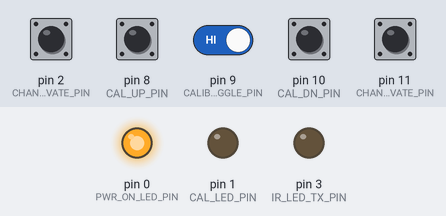
A sketch run on a simulated Arduino Uno, built with avr-gcc and run on an emulated ATmega328P. Shown: output pins drawn as LEDs (lit = HIGH). Dashed ring = blinking. The inputs (shaded band) are chosen by the test bench; at power-on: pin 2 (CHANNEL_1_ACTIVATE_PIN), pin 8 (CAL_UP_PIN), pin 9 (CALIBRATE_TOGGLE_PIN), pin 10 (CAL_DN_PIN), pin 11 (CHANNEL_0_ACTIVATE_PIN) HIGH.

Above: at 1.2 s.
1.3 s: pin 2 (CHANNEL_1_ACTIVATE_PIN) pulled LOW for 0.15 s
At 1.35 s:
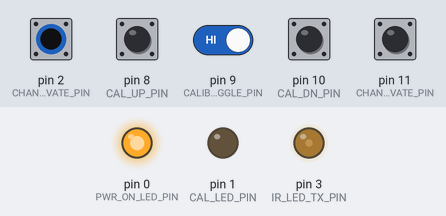
2.9 s: pin 9 (CALIBRATE_TOGGLE_PIN) driven LOW
At 3.02 s:
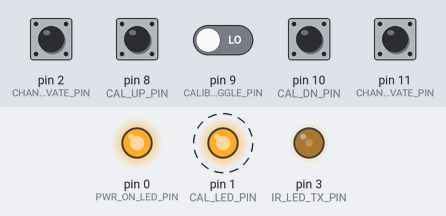
5.9 s: pin 9 (CALIBRATE_TOGGLE_PIN) driven HIGH
At 5.9 s:
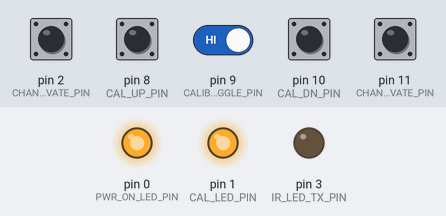
7.4 s: pin 9 (CALIBRATE_TOGGLE_PIN) driven LOW
At 7.72 s:
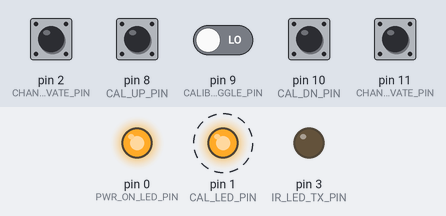
Timing chart, 0 to 11.4 s (numbered marks = the images above; inputs shaded):
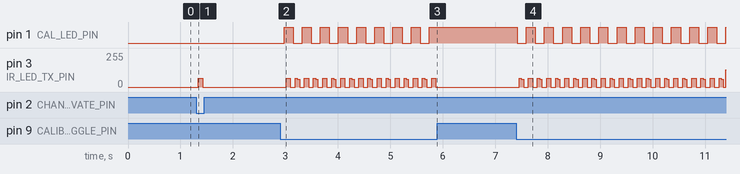

Measured:
- after the input at 1.3 s, pin 3 (IR_LED_TX_PIN): 0/255 → 64/255 at once, → 0/255 0.08 s later
- after the input at 2.9 s, pin 1 (CAL_LED_PIN): alternates HIGH for 0.17 s and LOW for 0.17 s, starting after 0.07 s; pin 3 (IR_LED_TX_PIN): 0/255 → 64/255 after 0.12 s, then repeats every 0.35 s: 0/255 0.09 s, 64/255 0.04 s, 57/255 0.04 s, 0/255 0.09 s, 64/255 0.08 s
- after the input at 5.9 s, pin 1 (CAL_LED_PIN): stops changing and stays HIGH; pin 3 (IR_LED_TX_PIN): stops changing and stays 0/255
- after the input at 7.4 s, pin 1 (CAL_LED_PIN): alternates HIGH for 0.17 s and LOW for 0.17 s, starting at once

The sketch:

IR_transmit.ino
```cpp
// #include <EEPROM.h>
#define CHANNEL_0_ACTIVATE_PIN 11
#define CHANNEL_1_ACTIVATE_PIN 2
#define CAL_UP_PIN 8
#define CAL_DN_PIN 10
#define CALIBRATE_TOGGLE_PIN 9

#define IR_LED_TX_PIN 3
#define CAL_LED_PIN 1
#define PWR_ON_LED_PIN 0

#define tPwlMicros 600
#define tPwhMicros 600
// It should be 600/600 but for some reason my receiver module decodes it as 620/540. Skew low/high to try and make it closer to 50%

#define TOP F_CPU / (8 * 38000)
#define HALF_DUTY_COUNT int(TOP / 2);

/*
Packet Structure:
|----START FLAG-----|-CALIBRATE?-|--CAL UP/DN--|-CHANNEL (MOTOR)-|-----END FLAG-----|
| (01010101)x?+1111 |     X      |    XXXX     |       XXXX      | 0011111111111111 |
calibrate = 1 if calibrating, 0 if actuating
cal up/dn = 0/1 if neither, 2 if dn, 3 if up
channel = 0-9, specifies which motor to use. Numbers >9 reserved

If cal button is pressed, don't do anything except light an LED
If cal is selected and a channel is pressed, send a packet with cal=1, channel=channel and cal up/dn = 0
If cal is selected, channel is selected and up/dn is pressed, send a packet with cal=1, channel=channel and cal up/dn = 1/2
If cal is pressed again, send a packet with cal=0, channel=10, cal up/dn = 0 to specify done calibrating

If cal is not selected and channel is pressed send cal=0, channel=channel, cal_up/dn = 0
*/

struct Packet {
  int start_flag_locking = 0b0101010101010101;
  int start_flag_remainder = 0b1111010101010101;
  int end_flag = 0b1111111111111100;
  bool calibrating = false;
  byte channel = 0b00001010;
  byte updn = 0b00000001;
};

void setup() {
  pinMode(IR_LED_TX_PIN, OUTPUT);
  pinMode(CAL_LED_PIN, OUTPUT);
  pinMode(PWR_ON_LED_PIN, OUTPUT);

  pinMode(CHANNEL_0_ACTIVATE_PIN, INPUT_PULLUP);
  pinMode(CHANNEL_1_ACTIVATE_PIN, INPUT_PULLUP);
  pinMode(CAL_UP_PIN, INPUT_PULLUP);
  pinMode(CAL_DN_PIN, INPUT_PULLUP);
  pinMode(CALIBRATE_TOGGLE_PIN, INPUT_PULLUP);

  // Cannot have serial if using pins 0/1
  // Serial.begin(9600);

  // Set pin 3 to 38kHz PWM 50% duty cycle
  // Timer 2 = pins 11/3
  // Timer 0 is used for the delay function, don't touch
  // Zero out default settings, keep only reserved/required bits
  TCCR2B &= 0b11110000;
  TCCR2A &= 0b10100000;

  // Set prescalar to 8
  TCCR2B |= (1 << CS21);
  // Set PWM mode to fast + use OCR2A as top. Note that this effectively disables pin 11. Also the datasheet says OCRA which is a typo.
  TCCR2A |= (1 << WGM20) | (1 << WGM21);
  TCCR2B |= (1 << WGM22);
  // Set top to be the proper value to get the freq we want
  OCR2A = TOP;

  // Set behavior of output to go high/low appropriately
  TCCR2A |= (1 << COM2B1);
  // Set duty cycle
  OCR2B = 0;

  digitalWrite(CAL_LED_PIN, LOW);
  digitalWrite(PWR_ON_LED_PIN, HIGH);
}

void sendOne() {
  OCR2B = HALF_DUTY_COUNT;
  delayMicroseconds(tPwhMicros);
  OCR2B = 0;
  // Serial.print(1);
}

void sendZero() {
  OCR2B = 0;
  delayMicroseconds(tPwlMicros);
  // Serial.print(0);
}

void sendByteRaw(byte sendVal) {
  int data;
  for (int i = 0; i < 8; i++) {
    data = bitRead(sendVal, i);
    if (i > 0 && i % 2 == 0) {
      if (bitRead(sendVal, i-1)) {
        sendZero();
      } else {
        sendOne();
      }
    }
    if (data == 1) {
      sendOne();
    } else {
      sendZero();
    }
  }

  if (bitRead(sendVal, 7) == 1) {
    sendZero();
  } else {
    sendOne();
  }
}

void sendIntRaw(int sendVal) {
  int data;
  int num_bits = 8 * sizeof(int);
  for (int i = 0; i < num_bits; i++) {
    data = bitRead(sendVal, i);
    if (data == 1) {
      sendOne();
    } else {
      sendZero();
    }
  }
}

Packet getDefaultPacket() {
  Packet def;
  return def;
}

void sendPacket(Packet toBeSent) {
  // Serial.println("Sending packet");
  for (int i = 0; i < 4; i++) {
    sendIntRaw(toBeSent.start_flag_locking);
  }
  sendIntRaw(toBeSent.start_flag_remainder);


  if (toBeSent.calibrating) {
    sendOne();
  } else{
    sendZero();
  }

  sendByteRaw(toBeSent.updn);
  sendByteRaw(toBeSent.channel);

  sendIntRaw(toBeSent.end_flag);

  // Serial.println("\nPacket sent");
}

bool calibrating = false;
byte channel = 10;
byte cal_channel = 10;
int cal_toggle_rd;
int cal_up_rd;
int cal_dn_rd;
int ch0_rd;
int ch1_rd;
Packet toSend;
bool anythingPressed = false;
// bool debug = false;
void loop() {
  cal_toggle_rd = digitalRead(CALIBRATE_TOGGLE_PIN);
  ch0_rd = digitalRead(CHANNEL_0_ACTIVATE_PIN);
  ch1_rd = digitalRead(CHANNEL_1_ACTIVATE_PIN);
  cal_up_rd = digitalRead(CAL_UP_PIN);
  cal_dn_rd = digitalRead(CAL_DN_PIN);
  // Remember there's pullups, so LOW = active

/*
  if (debug) {
    String cmd = "";
    if (Serial.available() > 0) {
      cmd = Serial.readString();
      cmd.trim();
      if (cmd == "send_chan_0") {
        ch0_rd = HIGH;
      } else if (cmd == "send_up") {
        cal_up_rd = HIGH;
      } else if (cmd == "send_dn") {
        cal_dn_rd = HIGH;
      } else if (cmd == "send_cal") {
        cal_toggle_rd = HIGH;
      }
    }
  }
*/

  // --------READ CALIBRATE BUTTON--------
  if (!(cal_toggle_rd == HIGH)) {
    // Serial.println("Cal pressed");
    anythingPressed = true;
    cal_channel = 0b1010;
    if (!calibrating) {
      // Serial.print("Calibration activated, cal channel is ");
      // Serial.print(cal_channel, DEC);
      // Serial.println();

      calibrating = true;
      toSend = getDefaultPacket();
      toSend.calibrating = true;
      digitalWrite(CAL_LED_PIN, HIGH);
      sendPacket(toSend);
    } else {
      // Serial.println("Calibration deactivated");

      calibrating = false;
      digitalWrite(CAL_LED_PIN, LOW);
      sendPacket(getDefaultPacket());
    }
  }
  // --------READ CHANNEL 0 BUTTON--------
  else if (!(ch0_rd == HIGH)) {
    // Serial.println("Channel 0 pressed");
    anythingPressed = true;
    toSend = getDefaultPacket();
    toSend.channel = 0b0000;
    toSend.calibrating = calibrating;
    if (calibrating) {
      cal_channel = 0b0000;
      // //Serial.println("Calibration channel is now 0");
    }
    sendPacket(toSend);
  }
  // --------READ CHANNEL 1 BUTTON--------
  else if (!(ch1_rd == HIGH)) {
    // Serial.println("Channel 1 pressed");
    anythingPressed = true;
    toSend = getDefaultPacket();
    toSend.channel = 0b0001;
    toSend.calibrating = calibrating;
    if (calibrating) {
      cal_channel = 0b0001;
      // //Serial.println("Calibration channel is now 0");
    }
    sendPacket(toSend);
  }
  // --------READ UP BUTTON--------
  else if (!(cal_up_rd == HIGH)) {
    // Serial.println("Up button pressed");
    anythingPressed = true;
    toSend = getDefaultPacket();
    toSend.channel = cal_channel;
    toSend.calibrating = calibrating;
    toSend.updn = 0b0011;
    sendPacket(toSend);
  }
  // --------READ DN BUTTON--------
  else if (!(cal_dn_rd == HIGH)) {
    // Serial.println("Down button pressed");
    anythingPressed = true;
    toSend = getDefaultPacket();
    toSend.channel = cal_channel;
    toSend.calibrating = calibrating;
    toSend.updn = 0b0010;
    sendPacket(toSend);
  }

  // Small delay to avoid resending
  delay(100);
}
```
